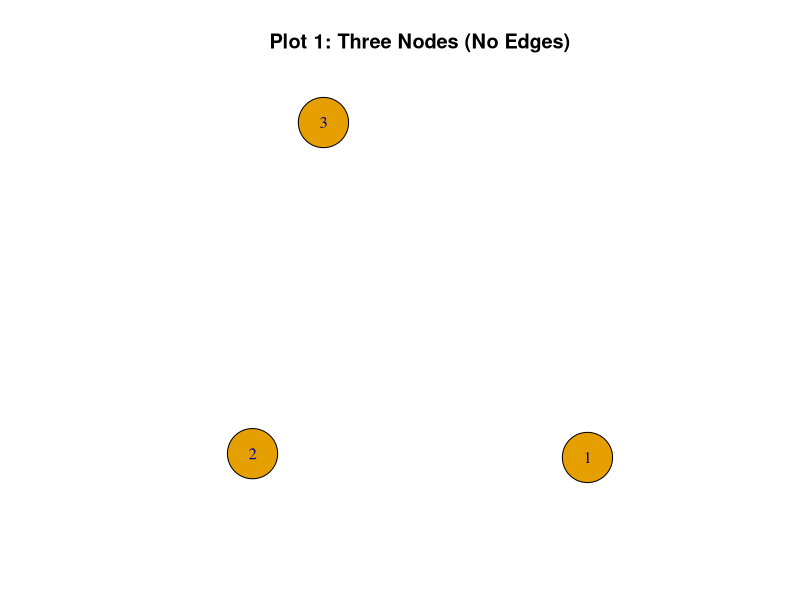
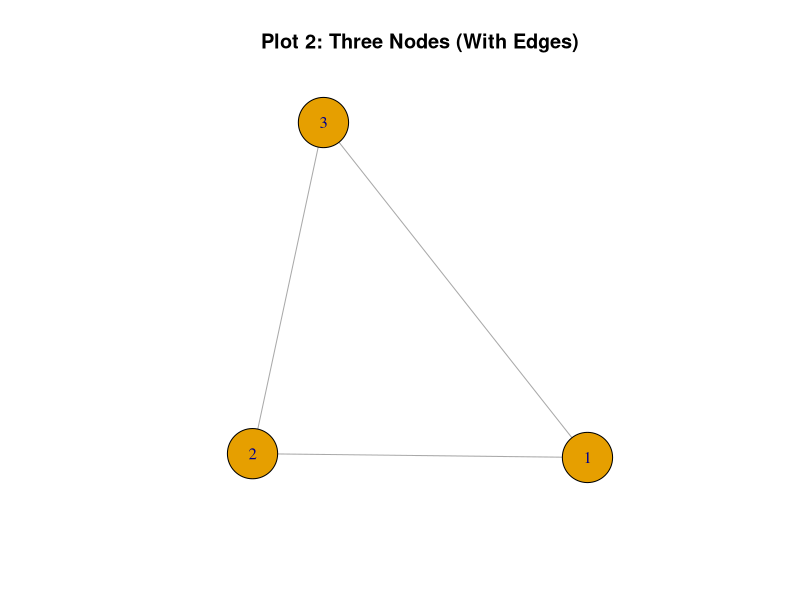
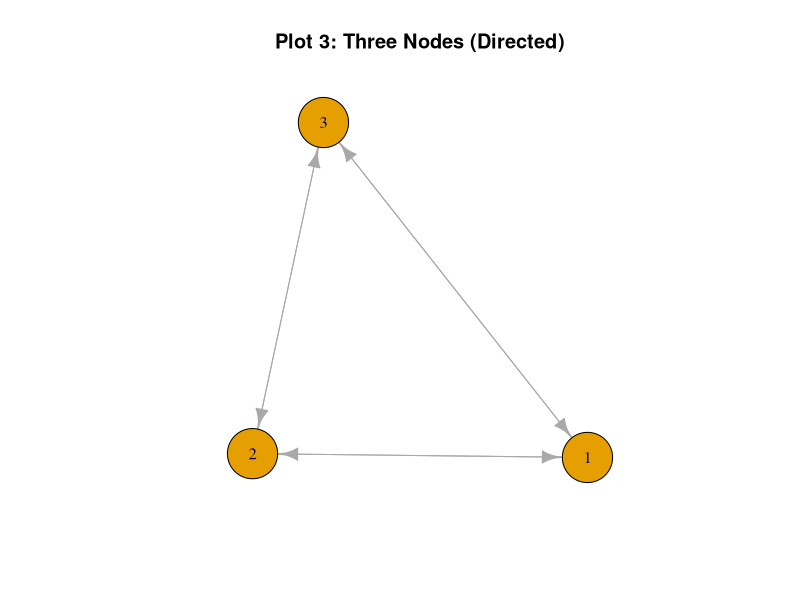
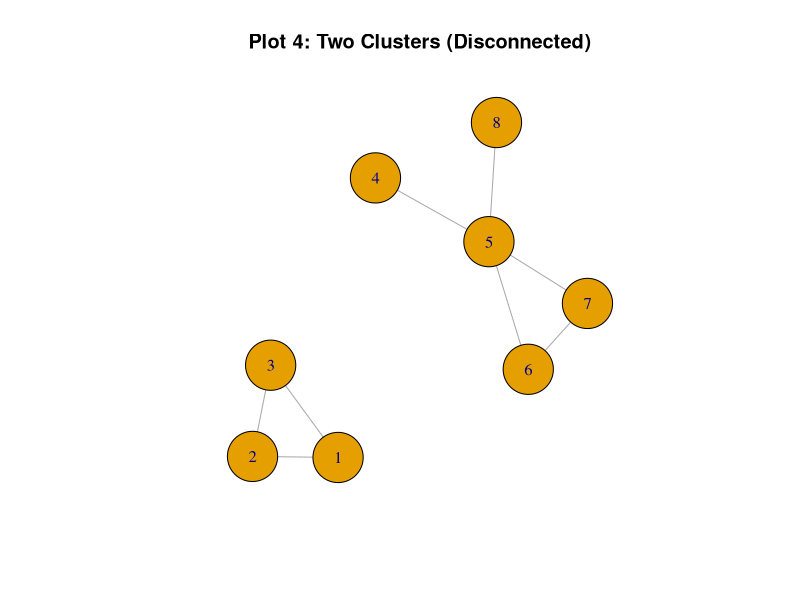
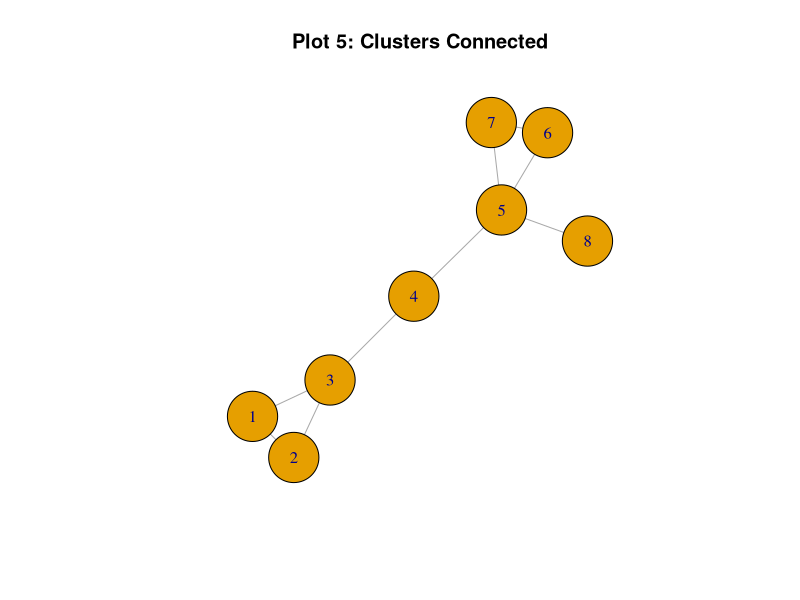
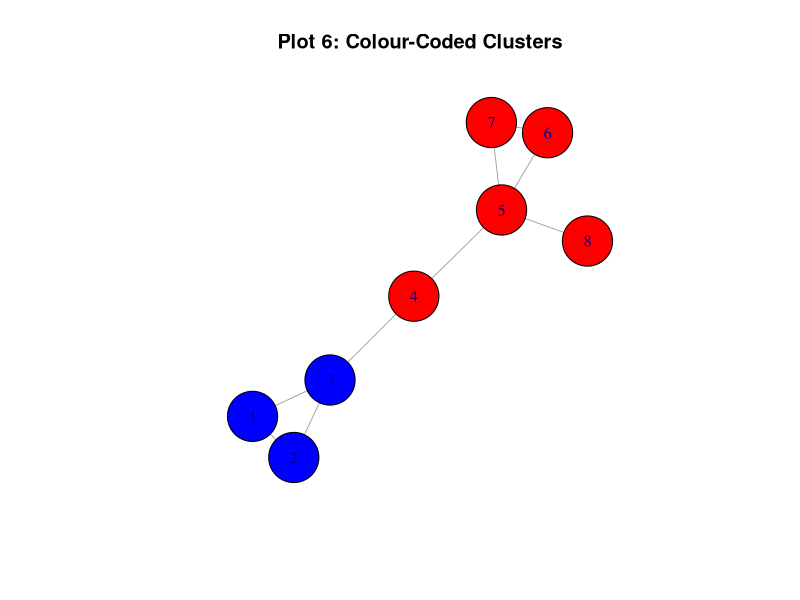
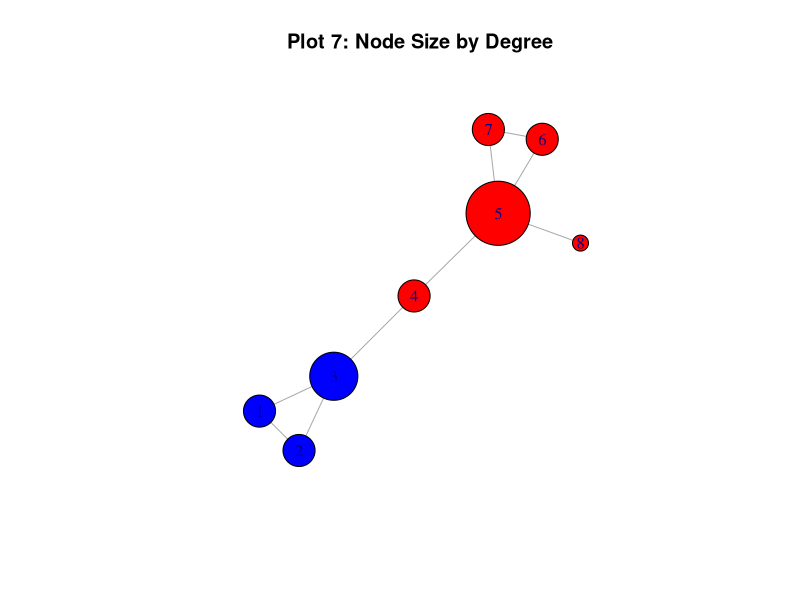

Reproduce these figures in R, in order.
## ---- chunk 1
library(igraph)
## ---- chunk 2
set.seed(42)
g <- graph.empty(n = 8, directed = FALSE)

edges <- matrix(
  c(1, 2,  1, 3,  2, 3,  4, 5,  5, 6,  6, 7,  5, 7,  5, 8),
  ncol = 2, byrow = TRUE
)

g <- add_edges(g, as.vector(t(edges)))

## Inspect structure
print(g)
cat("\nEdge list:\n")
print(edges)
## ---- chunk 3
layout_fixed <- layout_with_fr(g)
## ---- chunk 4
g1 <- induced_subgraph(g, c(1, 2, 3))
layout_g1 <- layout_fixed[c(1, 2, 3), ]

plot(
  g1,
  main = "Plot 1: Three Nodes (No Edges)",
  vertex.size = 30,
  edge.color = NA,
  layout = layout_g1
)
## ---- chunk 5
plot(
  g1,
  main = "Plot 2: Three Nodes (With Edges)",
  vertex.size = 30,
  layout = layout_g1
)
## ---- chunk 6
g1_directed <- as.directed(g1)

plot(
  g1_directed,
  main = "Plot 3: Three Nodes (Directed)",
  vertex.size = 30,
  layout = layout_g1
)
## ---- chunk 7
g3 <- g

plot(
  g3,
  main = "Plot 4: Two Clusters (Disconnected)",
  vertex.size = 30,
  layout = layout_fixed
)
## ---- chunk 8
g4 <- add_edges(g, c(3, 4))
layout_g4 <- layout_with_fr(g4)

plot(
  g4,
  main = "Plot 5: Clusters Connected",
  vertex.size = 30,
  layout = layout_g4
)
## ---- chunk 9
colors <- c("blue", "blue", "blue", "red", "red", "red", "red", "red")

plot(
  g4,
  main = "Plot 6: Colour-Coded Clusters",
  vertex.size = 30,
  vertex.color = colors,
  layout = layout_g4
)
## ---- chunk 10
deg <- degree(g4)

plot(
  g4,
  main = "Plot 7: Node Size by Degree",
  vertex.size = deg * 10,
  vertex.color = colors,
  layout = layout_g4
)
